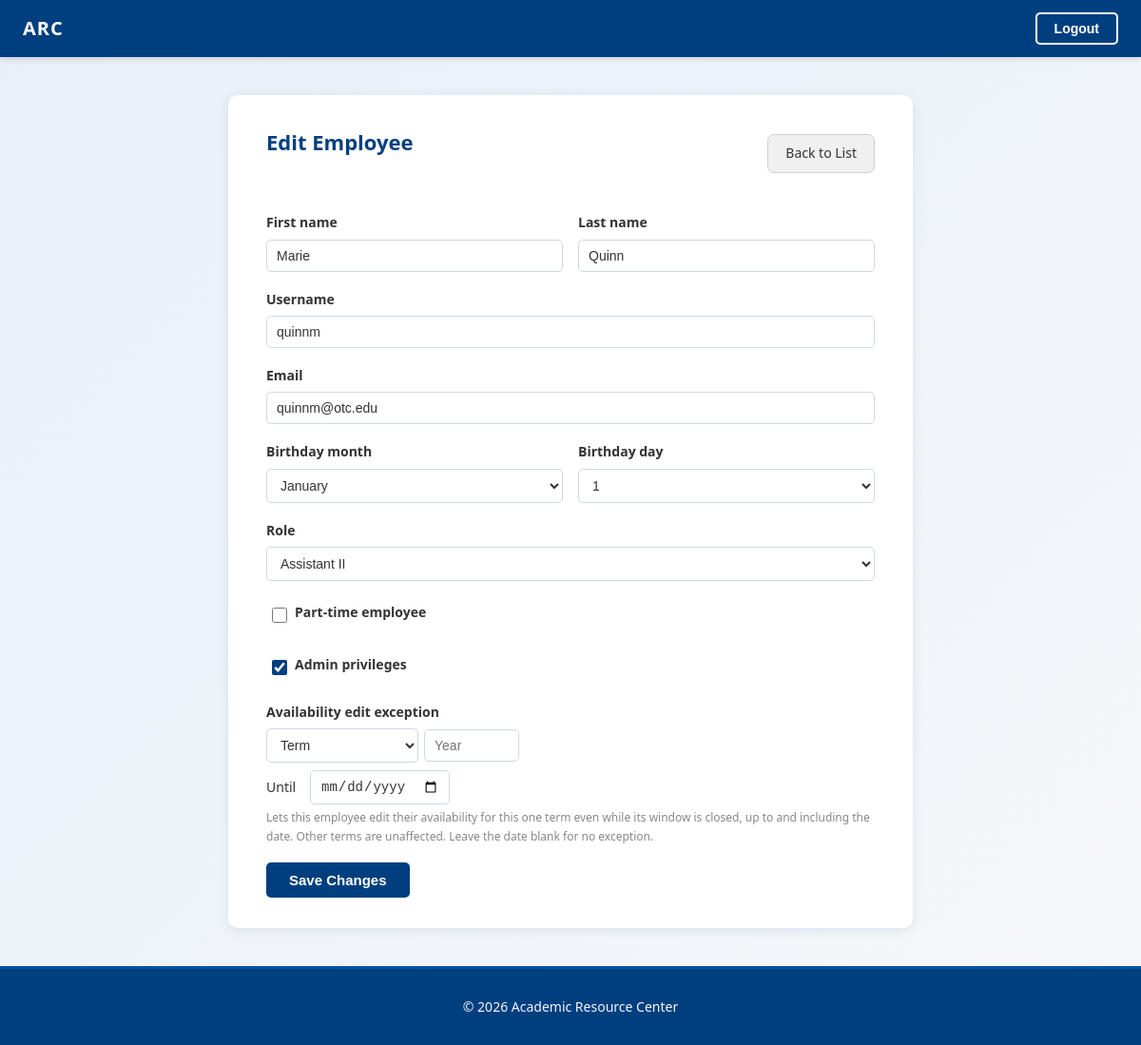
Screenshot of /employees/87/edit/ (signed in) with the database file from the repository.
### account/models.py (models this page shows, shortened)
class Employee(AbstractUser):
    class Role(models.TextChoices):
        ASSISTANT_I = 'ASSISTANT_I', 'Assistant I'
        ASSISTANT_II = 'ASSISTANT_II', 'Assistant II'
        TUTOR = 'TUTOR', 'Tutor'
        LIBRARY = 'LIBRARY','Library Staff'
    birth_month = models.PositiveSmallIntegerField(
        null=True, blank=True,
        choices=[(m, calendar.month_name[m]) for m in range(1, 13)],
    )
    birth_day = models.PositiveSmallIntegerField(
        null=True, blank=True,
        validators=[MinValueValidator(1), MaxValueValidator(31)],
    )
    part_time = models.BooleanField(default=True)
    role = models.CharField(
        max_length=20,
        choices=Role.choices,
        default=Role.TUTOR,
    )
    is_admin = models.BooleanField(default=False)
    availability_override_until = models.DateField(null=True, blank=True)
    availability_override_term = models.CharField(max_length=2, blank=True, default='')
    availability_override_year = models.PositiveSmallIntegerField(null=True, blank=True)

### account/views.py (the view)
# urls.py: path('employees/<int:pk>/edit/', views.edit_employee, name='edit_employee'),
@login_required
@user_passes_test(_admin_check)
def edit_employee(request, pk):
    emp = get_object_or_404(Employee, pk=pk)
    if request.method == 'POST':
        form = EditEmployeeForm(request.POST, instance=emp)
        if form.is_valid():
            form.save()
            messages.success(request, f"{emp.get_full_name()} updated.")
            return redirect('account:employee_list')
    else:
        form = EditEmployeeForm(instance=emp)
    return render(request, 'account/edit_employee.html', {'form': form, 'emp': emp})

### account/forms.py (shortened to what this page needs)
class EditEmployeeForm(forms.ModelForm):
    birth_month = birth_month_field(required=False)
    birth_day = birth_day_field(required=False)
    part_time = forms.BooleanField(required=False)
    role = forms.ChoiceField(choices=User.Role.choices, required=True)
    is_admin = forms.BooleanField(required=False)
    availability_override_until = forms.DateField(
        required=False, widget=forms.DateInput(attrs={'type': 'date'})
    )
    availability_override_term = override_term_field()
    availability_override_year = override_year_field()
    class Meta:
        model = User
        fields = ('username', 'email', 'first_name', 'last_name', 'birth_month', 'birth_day',
                   'part_time', 'role', 'is_admin', 'availability_override_until',
                   'availability_override_term', 'availability_override_year')

### account/templates/account/edit_employee.html (shortened to what this page needs)
{% extends "dashboard/base.html" %}
{% block content %}
<div class="registration-container">
  <div class="roster-page-header">
    <h2>Edit Employee</h2>
    <a href="{% url 'account:employee_list' %}" class="btn btn-secondary">Back to List</a>
  </div>
  <form method="post" class="registration-form">
    <div class="reg-row">
      <div class="reg-field">
        <label class="reg-label" for="{{ form.first_name.id_for_label }}">First name</label>
        {{ form.first_name }}
      </div>
      <div class="reg-field">
        <label class="reg-label" for="{{ form.last_name.id_for_label }}">Last name</label>
        {{ form.last_name }}
      </div>
    </div>
    <div class="reg-field">
      <label class="reg-label" for="{{ form.username.id_for_label }}">Username</label>
      {{ form.username }}
    </div>
    <div class="reg-field">
      <label class="reg-label" for="{{ form.email.id_for_label }}">Email</label>
      {{ form.email }}
    </div>
    <div class="reg-row">
      <div class="reg-field">
        <label class="reg-label" for="{{ form.birth_month.id_for_label }}">Birthday month</label>
        {{ form.birth_month }}
      </div>
      <div class="reg-field">
        <label class="reg-label" for="{{ form.birth_day.id_for_label }}">Birthday day</label>
        {{ form.birth_day }}
      </div>
    </div>
    <div class="reg-field">
      <label class="reg-label" for="{{ form.role.id_for_label }}">Role</label>
      {{ form.role }}
    </div>
    <div class="reg-field">
      <label class="reg-checkbox-item">
        {{ form.part_time }}
        <span class="reg-label">Part-time employee</span>
      </label>
    </div>
    <div class="reg-field">
      <label class="reg-checkbox-item">
        {{ form.is_admin }}
        <span class="reg-label">Admin privileges</span>
      </label>
    </div>
    <div class="reg-field">
      <label class="reg-label" for="{{ form.availability_override_until.id_for_label }}">
        Availability edit exception
      </label>
      <div class="reg-override-row">
        {{ form.availability_override_term }}
        {{ form.availability_override_year }}
      </div>
      <div class="reg-override-row reg-override-until">
        <label class="reg-override-until-label" for="{{ form.availability_override_until.id_for_label }}">Until</label>
        {{ form.availability_override_until }}
      </div>
      <p class="reg-help">
        Lets this employee edit their availability for this one term even while its window is closed, up to and including the date. Other terms are unaffected. Leave the date blank for no exception.
      </p>
    </div>
    <button type="submit" class="btn btn-primary">Save Changes</button>
  </form>
</div>
{% endblock %}

### account/static/account/css/styles.css (style rules this page uses)
:root { --primary-color: #003F7F; --primary-light: #0052A3; --primary-dark: #002C59; --secondary-color: #FFFFFF; --accent-color: #E8F0F7; --success-color: #2E8B57; --danger-color: #C41E3A; --warning-color: #FF9800; --gold-color: #B8860B; --info-color: #2196F3; --light-color: #F5F7FA; --dark-color: #1A1A1A; --text-color: #333333; --border-color: #D0D8E0; --font-family: 'Segoe UI', 'Helvetica Neue', sans-serif; }
body { font-family: var(--font-family); background: linear-gradient(135deg, var(--accent-color) 0%, var(--light-color) 100%); color: var(--text-color); margin: 0; padding: 0; line-height: 1.6; display: flex; flex-direction: column; min-height: 100vh; }
a { color: var(--primary-color); text-decoration: none; transition: color 0.3s ease; }
.registration-container { max-width: 640px; margin: 40px auto; background: var(--secondary-color); border-radius: 10px; box-shadow: 0 2px 12px rgba(0, 63, 127, 0.1); padding: 32px 40px; }
.registration-container h2 { margin: 0 0 24px; color: var(--primary-color); font-size: 22px; }
.reg-field { margin-bottom: 18px; }
.reg-row { display: grid; grid-template-columns: 1fr 1fr; gap: 16px; margin-bottom: 0; }
.reg-label { display: block; font-weight: 600; font-size: 14px; margin-bottom: 6px; color: var(--text-color); }
.registration-form input[type="text"], .registration-form input[type="email"], .registration-form input[type="date"], .registration-form input[type="password"], .registration-form select { width: 100%; padding: 8px 10px; border: 1px solid var(--border-color); border-radius: 5px; font-size: 14px; box-sizing: border-box; color: var(--text-color); background: #fff; }
.reg-checkbox-item { display: flex; align-items: center; gap: 8px; font-size: 14px; font-weight: 400; color: var(--text-color); cursor: pointer; padding: 4px 6px; border-radius: 4px; transition: background 0.1s; }
.reg-checkbox-item input[type="checkbox"] { width: 16px; height: 16px; flex-shrink: 0; accent-color: var(--primary-color); cursor: pointer; margin: 0; }
.reg-help { font-size: 12px; color: #888; margin: 4px 0 0; }
.btn { display: inline-block; padding: 10px 24px; border: none; border-radius: 5px; font-size: 15px; font-weight: 600; cursor: pointer; transition: opacity 0.2s ease; }
.btn-primary { background-color: var(--primary-color); color: var(--secondary-color); }
.roster-page-header { display: flex; align-items: center; justify-content: space-between; margin-bottom: 32px; gap: 16px; }
.btn-secondary { padding: 8px 18px; font-size: 14px; background: #f0f0f0; color: var(--text-color); border: 1px solid #d0d0d0; border-radius: 7px; cursor: pointer; font-weight: 500; text-decoration: none; display: inline-block; transition: background 0.15s; }
.reg-override-row { display: flex; align-items: center; gap: 6px; flex-wrap: wrap; }
.registration-form .reg-override-row select, .registration-form .reg-override-row input[type="date"] { width: auto; }
.registration-form .reg-override-row select { min-width: 160px; }
.reg-override-row input[type="number"] { width: 100px; padding: 8px 10px; border: 1px solid var(--border-color); border-radius: 5px; font-size: 14px; box-sizing: border-box; color: var(--text-color); background: #fff; }
.reg-override-until { margin-top: 8px; }
.reg-override-until-label { font-size: 14px; min-width: 40px; }

### rows the page displays
Employee: first_name "Marie", last_name "Quinn", username "quinnm", email "quinnm@otc.edu", birth_month "January", birth_day "1", role "Assistant II", is_admin "☑", availability_override_term "Term"
